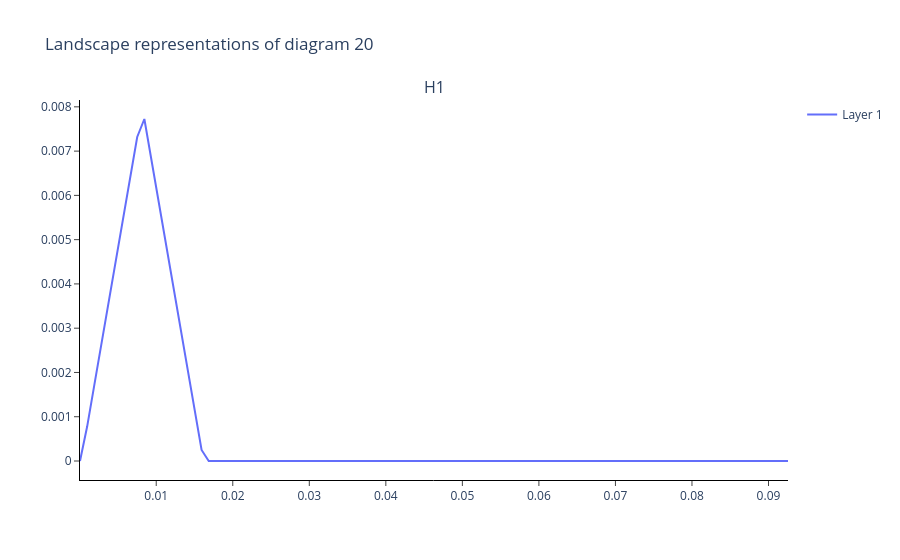

Write notebook code for a chart like this one.
### Code cell
idx = np.where(labels_subsampled == 1)[0][2]
PL.plot(landscapes, sample=idx)
